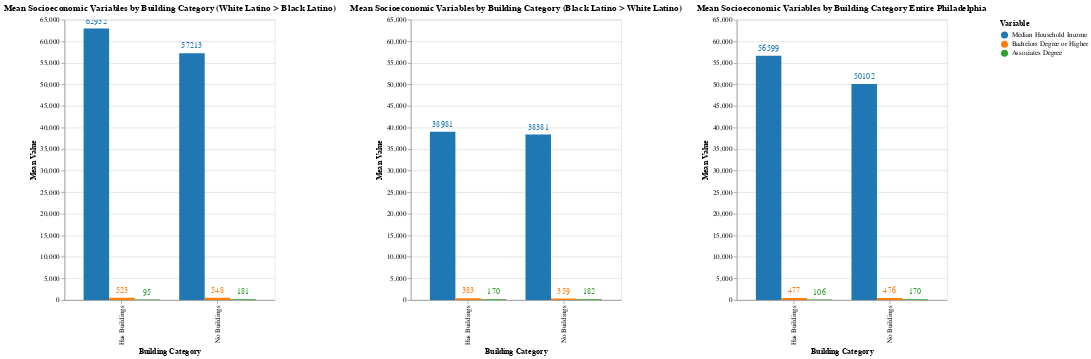

Notebook code for this chart:
### Code cell
Philadelphia_plot= create_mean_plot(
    tracts_all_df,
    "Mean Socioeconomic Variables by Building Category Entire Philadelphia"
)



white_plot = create_mean_plot(
    white_greater_df,
    "Mean Socioeconomic Variables by Building Category (White Latino > Black Latino)"
)


black_plot = create_mean_plot(
    black_greater_df,
    "Mean Socioeconomic Variables by Building Category (Black Latino > White Latino)"
)



 


final_chart = alt.hconcat(white_plot, black_plot, Philadelphia_plot).resolve_scale(
y='shared'
)

final_chart

### Figure 1 — Vega-Lite specification as saved in the notebook (floating-point values rounded to 4 significant figures)
{"config": {"view": {"continuousWidth": 300, "continuousHeight": 300}}, "hconcat": [{"layer": [{"mark": {"type": "bar"}, "encoding": {"color": {"field": "Variable", "scale": {"domain": ["Median Household Income", "Bachelors Degree or Higher", "Associates Degree"], "range": ["#1f77b4", "#ff7f0e", "#2ca02c"]}, "title": "Variable", "type": "nominal"}, "tooltip": [{"field": "Building Category", "title": "Building Category", "type": "nominal"}, {"field": "Variable", "type": "nominal"}, {"field": "Mean", "format": ".2f", "type": "quantitative"}], "x": {"field": "Building Category", "title": "Building Category", "type": "nominal"}, "xOffset": {"field": "Variable", "type": "nominal"}, "y": {"field": "Mean", "title": "Mean Value", "type": "quantitative"}}, "name": "view_2", "title": "Mean Socioeconomic Variables by Building Category (White Latino > Black Latino)"}, {"mark": {"type": "text", "align": "center", "baseline": "bottom", "dy": -5}, "encoding": {"color": {"field": "Variable", "scale": {"domain": ["Median Household Income", "Bachelors Degree or Higher", "Associates Degree"], "range": ["#1f77b4", "#ff7f0e", "#2ca02c"]}, "title": "Variable", "type": "nominal"}, "text": {"field": "Mean", "format": ".0f", "type": "quantitative"}, "tooltip": [{"field": "Building Category", "title": "Building Category", "type": "nominal"}, {"field": "Variable", "type": "nominal"}, {"field": "Mean", "format": ".2f", "type": "quantitative"}], "x": {"field": "Building Category", "title": "Building Category", "type": "nominal"}, "xOffset": {"field": "Variable", "type": "nominal"}, "y": {"field": "Mean", "title": "Mean Value", "type": "quantitative"}}, "title": "Mean Socioeconomic Variables by Building Category (White Latino > Black Latino)"}], "data": {"name": "data-32dbd6a221b414f440a044f18500dce0"}, "height": 400, "width": 300}, {"layer": [{"mark": {"type": "bar"}, "encoding": {"color": {"field": "Variable", "scale": {"domain": ["Median Household Income", "Bachelors Degree or Higher", "Associates Degree"], "range": ["#1f77b4", "#ff7f0e", "#2ca02c"]}, "title": "Variable", "type": "nominal"}, "tooltip": [{"field": "Building Category", "title": "Building Category", "type": "nominal"}, {"field": "Variable", "type": "nominal"}, {"field": "Mean", "format": ".2f", "type": "quantitative"}], "x": {"field": "Building Category", "title": "Building Category", "type": "nominal"}, "xOffset": {"field": "Variable", "type": "nominal"}, "y": {"field": "Mean", "title": "Mean Value", "type": "quantitative"}}, "name": "view_3", "title": "Mean Socioeconomic Variables by Building Category (Black Latino > White Latino)"}, {"mark": {"type": "text", "align": "center", "baseline": "bottom", "dy": -5}, "encoding": {"color": {"field": "Variable", "scale": {"domain": ["Median Household Income", "Bachelors Degree or Higher", "Associates Degree"], "range": ["#1f77b4", "#ff7f0e", "#2ca02c"]}, "title": "Variable", "type": "nominal"}, "text": {"field": "Mean", "format": ".0f", "type": "quantitative"}, "tooltip": [{"field": "Building Category", "title": "Building Category", "type": "nominal"}, {"field": "Variable", "type": "nominal"}, {"field": "Mean", "format": ".2f", "type": "quantitative"}], "x": {"field": "Building Category", "title": "Building Category", "type": "nominal"}, "xOffset": {"field": "Variable", "type": "nominal"}, "y": {"field": "Mean", "title": "Mean Value", "type": "quantitative"}}, "title": "Mean Socioeconomic Variables by Building Category (Black Latino > White Latino)"}], "data": {"name": "data-52a9b5543818b9854ef9db77a7912730"}, "height": 400, "width": 300}, {"layer": [{"mark": {"type": "bar"}, "encoding": {"color": {"field": "Variable", "scale": {"domain": ["Median Household Income", "Bachelors Degree or Higher", "Associates Degree"], "range": ["#1f77b4", "#ff7f0e", "#2ca02c"]}, "title": "Variable", "type": "nominal"}, "tooltip": [{"field": "Building Category", "title": "Building Category", "type": "nominal"}, {"field": "Variable", "type": "nominal"}, {"field": "Mean", "format": ".2f", "type": "quantitative"}], "x": {"field": "Building Category", "title": "Building Category", "type": "nominal"}, "xOffset": {"field": "Variable", "type": "nominal"}, "y": {"field": "Mean", "title": "Mean Value", "type": "quantitative"}}, "name": "view_1", "title": "Mean Socioeconomic Variables by Building Category Entire Philadelphia"}, {"mark": {"type": "text", "align": "center", "baseline": "bottom", "dy": -5}, "encoding": {"color": {"field": "Variable", "scale": {"domain": ["Median Household Income", "Bachelors Degree or Higher", "Associates Degree"], "range": ["#1f77b4", "#ff7f0e", "#2ca02c"]}, "title": "Variable", "type": "nominal"}, "text": {"field": "Mean", "format": ".0f", "type": "quantitative"}, "tooltip": [{"field": "Building Category", "title": "Building Category", "type": "nominal"}, {"field": "Variable", "type": "nominal"}, {"field": "Mean", "format": ".2f", "type": "quantitative"}], "x": {"field": "Building Category", "title": "Building Category", "type": "nominal"}, "xOffset": {"field": "Variable", "type": "nominal"}, "y": {"field": "Mean", "title": "Mean Value", "type": "quantitative"}}, "title": "Mean Socioeconomic Variables by Building Category Entire Philadelphia"}], "data": {"name": "data-90890cb3c763f7d16611291bdf38c5bd"}, "height": 400, "width": 300}], "params": [{"name": "param_2", "select": {"type": "interval", "encodings": ["x", "y"]}, "bind": "scales", "views": ["view_2"]}, {"name": "param_3", "select": {"type": "interval", "encodings": ["x", "y"]}, "bind": "scales", "views": ["view_3"]}, {"name": "param_1", "select": {"type": "interval", "encodings": ["x", "y"]}, "bind": "scales", "views": ["view_1"]}], "resolve": {"scale": {"y": "shared"}}, "$schema": "https://vega.github.io/schema/vega-lite/v5.14.1.json", "datasets": {"data-32dbd6a221b414f440a044f18500dce0": [{"Building Category": "No Buildings", "Variable": "Median Household Income", "Mean": 57210.0}, {"Building Category": "Has Buildings", "Variable": "Median Household Income", "Mean": 62930.0}, {"Building Category": "No Buildings", "Variable": "Bachelors Degree or Higher", "Mean": 547.7}, {"Building Category": "Has Buildings", "Variable": "Bachelors Degree or Higher", "Mean": 522.9}, {"Building Category": "No Buildings", "Variable": "Associates Degree", "Mean": 181.2}, {"Building Category": "Has Buildings", "Variable": "Associates Degree", "Mean": 95.33}], "data-52a9b5543818b9854ef9db77a7912730": [{"Building Category": "No Buildings", "Variable": "Median Household Income", "Mean": 38380.0}, {"Building Category": "Has Buildings", "Variable": "Median Household Income", "Mean": 38980.0}, {"Building Category": "No Buildings", "Variable": "Bachelors Degree or Higher", "Mean": 359.2}, {"Building Category": "Has Buildings", "Variable": "Bachelors Degree or Higher", "Mean": 383.4}, {"Building Category": "No Buildings", "Variable": "Associates Degree", "Mean": 182.0}, {"Building Category": "Has Buildings", "Variable": "Associates Degree", "Mean": 170.2}], "data-90890cb3c763f7d16611291bdf38c5bd": [{"Building Category": "No Buildings", "Variable": "Median Household Income", "Mean": 50100.0}, {"Building Category": "Has Buildings", "Variable": "Median Household Income", "Mean": 56600.0}, {"Building Category": "No Buildings", "Variable": "Bachelors Degree or Higher", "Mean": 475.9}, {"Building Category": "Has Buildings", "Variable": "Bachelors Degree or Higher", "Mean": 476.6}, {"Building Category": "No Buildings", "Variable": "Associates Degree", "Mean": 169.9}, {"Building Category": "Has Buildings", "Variable": "Associates Degree", "Mean": 105.5}]}}
